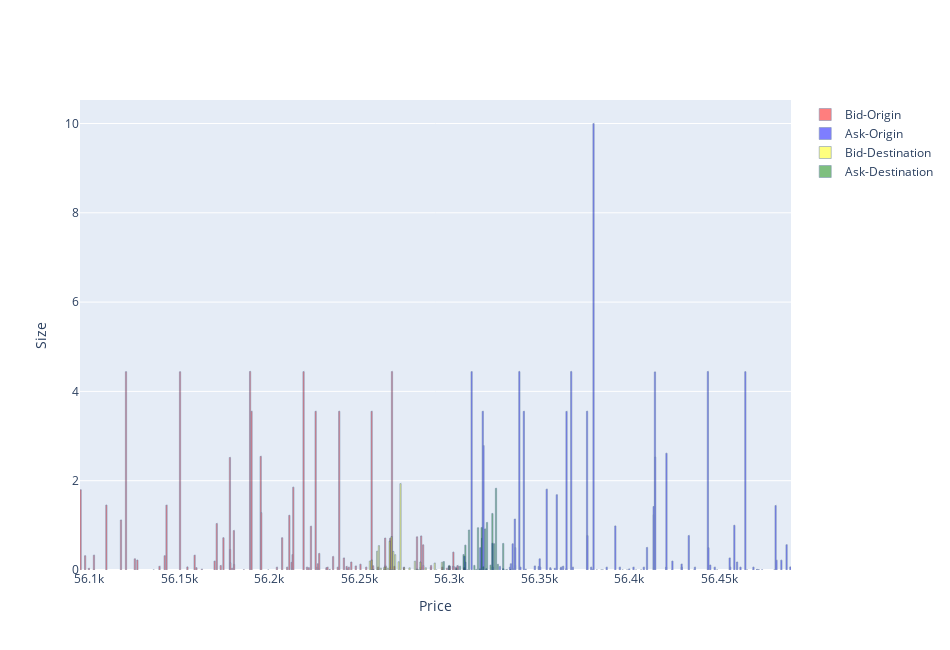
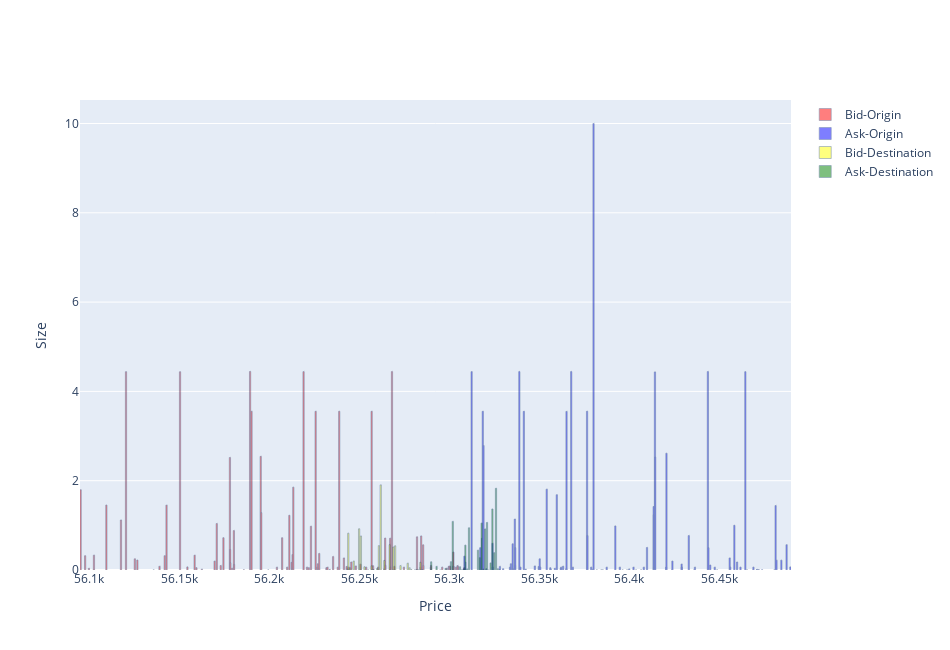

Source (notebook cell) for these figures, in order:
### Code cell
current_kraken = ''
current_bitfinex = ''
test = [1,2,3,5,6,4,5]
k = 0
b = 0
for i in range(len(test)):
    if df_datetime['exchange'][i] == 'kraken' and k==0:
        k=1
        current_kraken = df_datetime['dict_key'][i]

    if df_datetime['exchange'][i] == 'bitfinex' and b==0:
        b=1
        current_bitfinex = df_datetime['dict_key'][i]


    if k==1 and b==1:
        print('Al momento')
        print(current_bitfinex, 'bitfinex')
        print(current_kraken, 'kraken')
        
        k=0
        b=0
        kraken = dict_to_df('kraken',current_kraken , orderbooks_data)
        bitfinex = dict_to_df('bitfinex',current_bitfinex , orderbooks_data)
        print(bitfinex.head(2),'BITFINEX')
        print(kraken.head(2), 'KRAKEN')
        
        plot_orderbook_2excahnges(kraken, bitfinex)

    else:
        pass

### Figure 1 — Plotly figure (JSON) as saved in the notebook; plotly's stock layout.template omitted (floating-point values rounded to 4 significant figures)
{"data": [{"marker": {"color": "red", "line": {"color": "rgb(8,48,107)", "width": 0.6}}, "name": "Bid-Origin", "opacity": 0.5, "text": ["kraken", "kraken", "kraken", "kraken", "kraken", "kraken", "kraken", "kraken", "kraken", "kraken", "kraken", "kraken", "kraken", "kraken", "kraken", "kraken", "kraken", "kraken", "kraken", "kraken", "kraken", "kraken", "kraken", "kraken", "kraken", "kraken", "kraken", "kraken", "kraken", "kraken", "kraken", "kraken", "kraken", "kraken", "kraken", "kraken", "kraken", "kraken", "kraken", "kraken", "kraken", "kraken", "kraken", "kraken", "kraken", "kraken", "kraken", "kraken", "kraken", "kraken", "kraken", "kraken", "kraken", "kraken", "kraken", "kraken", "kraken", "kraken", "kraken", "kraken", "kraken", "kraken", "kraken", "kraken", "kraken", "kraken", "kraken", "kraken", "kraken", "kraken", "kraken", "kraken", "kraken", "kraken", "kraken", "kraken", "kraken", "kraken", "kraken", "kraken", "kraken", "kraken", "kraken", "kraken", "kraken", "kraken", "kraken", "kraken", "kraken", "kraken", "kraken", "kraken", "kraken", "kraken", "kraken", "kraken", "kraken", "kraken", "kraken", "kraken"], "type": "bar", "width": 0.7, "x": [56100.0, 56100.0, 56100, 56100.0, 56100.0, 56110.0, 56120.0, 56120.0, 56130.0, 56130.0, 56140.0, 56140.0, 56140.0, 56140.0, 56150.0, 56150.0, 56160.0, 56160.0, 56160.0, 56170.0, 56171, 56170.0, 56170.0, 56180.0, 56180.0, 56180.0, 56180.0, 56180.0, 56180.0, 56186, 56190.0, 56190.0, 56200.0, 56200.0, 56200.0, 56200.0, 56210.0, 56210.0, 56210.0, 56210.0, 56210.0, 56210.0, 56210.0, 56220.0, 56220.0, 56220.0, 56220.0, 56230.0, 56230.0, 56230.0, 56230.0, 56230.0, 56230.0, 56230.0, 56230.0, 56230.0, 56240.0, 56240.0, 56239, 56240.0, 56240.0, 56240.0, 56240.0, 56240.0, 56250.0, 56250.0, 56250.0, 56254, 56257, 56260.0, 56260.0, 56260.0, 56260.0, 56260.0, 56270.0, 56270.0, 56270.0, 56270.0, 56270.0, 56280.0, 56280.0, 56280.0, 56290.0, 56290.0, 56290.0, 56290, 56300.0, 56300.0, 56300.0, 56300.0, 56300.0, 56300.0, 56300.0, 56300.0, 56300.0, 56300.0, 56300.0, 56300.0, 56300.0, 56310.0], "y": [1.796, 0.32, 0.037, 0.01, 0.333, 1.454, 1.12, 4.442, 0.25, 0.222, 0.001, 0.084, 0.32, 1.453, 4.44, 0.069, 0.332, 0.052, 0.019, 0.2, 1.04, 0.1, 0.723, 2.519, 0.459, 0.162, 0.038, 0.882, 0.124, 0.003, 4.445, 3.555, 2.545, 1.284, 0.001, 0.064, 0.722, 0.064, 1.224, 0.173, 0.347, 0.041, 1.855, 4.443, 0.064, 0.052, 0.98, 3.554, 0.064, 0.14, 0.027, 0.37, 0.051, 0.001, 0.064, 0.012, 0.3, 0.064, 3.554, 0.27, 0.08, 0.027, 0.001, 0.064, 0.179, 0.091, 0.129, 0.064, 3.554, 0.094, 0.064, 0.028, 0.714, 0.105, 0.711, 0.064, 4.443, 0.081, 0.064, 0.742, 0.064, 0.763, 0.563, 0.1, 0.064, 0.1, 0.064, 0.041, 0.085, 0.076, 0.06, 0.082, 0.09, 0.4, 0.073, 0.064, 0.099, 0.02, 0.081, 0.05]}, {"marker": {"color": "blue", "line": {"color": "rgb(8,48,107)", "width": 0.6}}, "name": "Ask-Origin", "opacity": 0.5, "text": ["kraken", "kraken", "kraken", "kraken", "kraken", "kraken", "kraken", "kraken", "kraken", "kraken", "kraken", "kraken", "kraken", "kraken", "kraken", "kraken", "kraken", "kraken", "kraken", "kraken", "kraken", "kraken", "kraken", "kraken", "kraken", "kraken", "kraken", "kraken", "kraken", "kraken", "kraken", "kraken", "kraken", "kraken", "kraken", "kraken", "kraken", "kraken", "kraken", "kraken", "kraken", "kraken", "kraken", "kraken", "kraken", "kraken", "kraken", "kraken", "kraken", "kraken", "kraken", "kraken", "kraken", "kraken", "kraken", "kraken", "kraken", "kraken", "kraken", "kraken", "kraken", "kraken", "kraken", "kraken", "kraken", "kraken", "kraken", "kraken", "kraken", "kraken", "kraken", "kraken", "kraken", "kraken", "kraken", "kraken", "kraken", "kraken", "kraken", "kraken", "kraken", "kraken", "kraken", "kraken", "kraken", "kraken", "kraken", "kraken", "kraken", "kraken", "kraken", "kraken", "kraken", "kraken", "kraken", "kraken", "kraken", "kraken", "kraken", "kraken"], "type": "bar", "width": 0.7, "x": [56310.0, 56309, 56310.0, 56320.0, 56320.0, 56320.0, 56320.0, 56320.0, 56320.0, 56320.0, 56320.0, 56320.0, 56320.0, 56320.0, 56330.0, 56330, 56330.0, 56330.0, 56340.0, 56340.0, 56340.0, 56340.0, 56340.0, 56339, 56340.0, 56340.0, 56340.0, 56350.0, 56350.0, 56350.0, 56350.0, 56350.0, 56360.0, 56360.0, 56360.0, 56360.0, 56362, 56360.0, 56360.0, 56370.0, 56370.0, 56370.0, 56370.0, 56380.0, 56380.0, 56380.0, 56380.0, 56380.0, 56382, 56380.0, 56390.0, 56390.0, 56390.0, 56390.0, 56400.0, 56400.0, 56400, 56400.0, 56400.0, 56410.0, 56410.0, 56410.0, 56410.0, 56410.0, 56410.0, 56410.0, 56410.0, 56420.0, 56420.0, 56420.0, 56424, 56430.0, 56430.0, 56430.0, 56440.0, 56440.0, 56440.0, 56444, 56445, 56450.0, 56450.0, 56460.0, 56460.0, 56460.0, 56460.0, 56460.0, 56460.0, 56470.0, 56470.0, 56469, 56470.0, 56471, 56470.0, 56470.0, 56480.0, 56480.0, 56480.0, 56480.0, 56490.0, 56490.0], "y": [0.309, 0.177, 4.442, 0.5, 0.2, 0.711, 0.064, 0.27, 0.444, 3.554, 2.785, 0.027, 0.598, 0.064, 0.081, 0.028, 0.064, 0.14, 0.586, 0.027, 1.14, 0.103, 0.5, 4.443, 0.064, 3.553, 0.019, 0.091, 0.08, 0.25, 0.064, 1.811, 0.051, 0.019, 0.038, 1.686, 0.036, 0.064, 0.084, 0.03, 3.552, 4.443, 0.064, 3.554, 0.771, 0.064, 0.017, 10, 0.001, 0.002, 0.002, 0.064, 0.987, 0.064, 0.001, 0.001, 0.025, 0.064, 0.001, 0.002, 0.064, 0.503, 1.422, 1.239, 0.064, 4.437, 2.53, 0.064, 2.614, 0.001, 0.2, 0.133, 0.064, 0.77, 0.001, 0.064, 4.444, 0.5, 0.11, 0.064, 0.002, 0.27, 0.064, 1, 0.179, 0.064, 4.442, 0.002, 0.001, 0.064, 0.003, 0.01, 0.007, 0.003, 0.001, 1.443, 0.219, 0.22, 0.566, 0.069]}, {"marker": {"color": "yellow", "line": {"color": "rgb(8,48,107)", "width": 0.6}}, "name": "Bid-Destination", "opacity": 0.5, "text": ["bitfinex", "bitfinex", "bitfinex", "bitfinex", "bitfinex", "bitfinex", "bitfinex", "bitfinex", "bitfinex", "bitfinex", "bitfinex", "bitfinex", "bitfinex", "bitfinex", "bitfinex", "bitfinex", "bitfinex", "bitfinex", "bitfinex", "bitfinex", "bitfinex", "bitfinex", "bitfinex", "bitfinex", "bitfinex"], "type": "bar", "width": 0.7, "x": [56256, 56257, 56258, 56260, 56261, 56262, 56264, 56265, 56266, 56267, 56268, 56269, 56270, 56272, 56273, 56275, 56278, 56281, 56282, 56283, 56284, 56287, 56292, 56293, 56296], "y": [0.2001, 0.222, 0.0096, 0.42, 0.5457, 0.04149, 0.06368, 0.07082, 0.0356, 0.6464, 0.7476, 0.4142, 0.3431, 0.1851, 1.935, 0.05, 0.04879, 0.1969, 0.01919, 0.004501, 0.1787, 0.05, 0.1562, 7.303e-05, 0.1734]}, {"marker": {"color": "green", "line": {"color": "rgb(8,48,107)", "width": 0.6}}, "name": "Ask-Destination", "opacity": 0.5, "text": ["bitfinex", "bitfinex", "bitfinex", "bitfinex", "bitfinex", "bitfinex", "bitfinex", "bitfinex", "bitfinex", "bitfinex", "bitfinex", "bitfinex", "bitfinex", "bitfinex", "bitfinex", "bitfinex", "bitfinex", "bitfinex", "bitfinex", "bitfinex", "bitfinex", "bitfinex", "bitfinex", "bitfinex", "bitfinex"], "type": "bar", "width": 0.7, "x": [56297, 56300, 56304, 56306, 56308, 56309, 56310, 56311, 56314, 56315, 56316, 56317, 56318, 56319, 56320, 56321, 56323, 56324, 56325, 56326, 56327, 56330, 56331, 56332, 56334], "y": [0.1876, 0.09933, 0.0356, 0.0843, 0.3474, 0.5566, 0.002555, 0.8952, 0.1019, 0.009917, 0.9462, 0.02479, 0.9507, 0.06958, 0.92, 1.064, 0.1098, 1.265, 0.5878, 1.829, 0.1267, 0.5939, 6e-05, 0.00986, 0.002658]}], "layout": {"height": 650, "width": 950, "xaxis": {"title": {"text": "Price"}}, "yaxis": {"title": {"text": "Size"}}}}

### Figure 2 — Plotly figure (JSON) as saved in the notebook; plotly's stock layout.template omitted (floating-point values rounded to 4 significant figures)
{"data": [{"marker": {"color": "red", "line": {"color": "rgb(8,48,107)", "width": 0.6}}, "name": "Bid-Origin", "opacity": 0.5, "text": ["kraken", "kraken", "kraken", "kraken", "kraken", "kraken", "kraken", "kraken", "kraken", "kraken", "kraken", "kraken", "kraken", "kraken", "kraken", "kraken", "kraken", "kraken", "kraken", "kraken", "kraken", "kraken", "kraken", "kraken", "kraken", "kraken", "kraken", "kraken", "kraken", "kraken", "kraken", "kraken", "kraken", "kraken", "kraken", "kraken", "kraken", "kraken", "kraken", "kraken", "kraken", "kraken", "kraken", "kraken", "kraken", "kraken", "kraken", "kraken", "kraken", "kraken", "kraken", "kraken", "kraken", "kraken", "kraken", "kraken", "kraken", "kraken", "kraken", "kraken", "kraken", "kraken", "kraken", "kraken", "kraken", "kraken", "kraken", "kraken", "kraken", "kraken", "kraken", "kraken", "kraken", "kraken", "kraken", "kraken", "kraken", "kraken", "kraken", "kraken", "kraken", "kraken", "kraken", "kraken", "kraken", "kraken", "kraken", "kraken", "kraken", "kraken", "kraken", "kraken", "kraken", "kraken", "kraken", "kraken", "kraken", "kraken", "kraken", "kraken"], "type": "bar", "width": 0.7, "x": [56100.0, 56100.0, 56100, 56100.0, 56100.0, 56110.0, 56120.0, 56120.0, 56130.0, 56130.0, 56140.0, 56140.0, 56140.0, 56140.0, 56150.0, 56150.0, 56160.0, 56160.0, 56160.0, 56170.0, 56171, 56170.0, 56170.0, 56180.0, 56180.0, 56180.0, 56180.0, 56180.0, 56180.0, 56186, 56190.0, 56190.0, 56200.0, 56200.0, 56200.0, 56200.0, 56210.0, 56210.0, 56210.0, 56210.0, 56210.0, 56210.0, 56210.0, 56220.0, 56220.0, 56220.0, 56220.0, 56230.0, 56230.0, 56230.0, 56230.0, 56230.0, 56230.0, 56230.0, 56230.0, 56230.0, 56240.0, 56240.0, 56239, 56240.0, 56240.0, 56240.0, 56240.0, 56240.0, 56250.0, 56250.0, 56250.0, 56254, 56257, 56260.0, 56260.0, 56260.0, 56260.0, 56260.0, 56270.0, 56270.0, 56270.0, 56270.0, 56270.0, 56280.0, 56280.0, 56280.0, 56290.0, 56290.0, 56290.0, 56290, 56300.0, 56300.0, 56300.0, 56300.0, 56300.0, 56300.0, 56300.0, 56300.0, 56300.0, 56300.0, 56300.0, 56300.0, 56300.0, 56310.0], "y": [1.796, 0.32, 0.037, 0.01, 0.333, 1.454, 1.12, 4.442, 0.25, 0.222, 0.001, 0.084, 0.32, 1.453, 4.44, 0.069, 0.332, 0.052, 0.019, 0.2, 1.04, 0.1, 0.723, 2.519, 0.459, 0.162, 0.038, 0.882, 0.124, 0.003, 4.445, 3.555, 2.545, 1.284, 0.001, 0.064, 0.722, 0.064, 1.224, 0.173, 0.347, 0.041, 1.855, 4.443, 0.064, 0.052, 0.98, 3.554, 0.064, 0.14, 0.027, 0.37, 0.051, 0.001, 0.064, 0.012, 0.3, 0.064, 3.554, 0.27, 0.08, 0.027, 0.001, 0.064, 0.179, 0.091, 0.129, 0.064, 3.554, 0.094, 0.064, 0.028, 0.714, 0.105, 0.711, 0.064, 4.443, 0.081, 0.064, 0.742, 0.064, 0.763, 0.563, 0.1, 0.064, 0.1, 0.064, 0.041, 0.085, 0.076, 0.06, 0.082, 0.09, 0.4, 0.073, 0.064, 0.099, 0.02, 0.081, 0.05]}, {"marker": {"color": "blue", "line": {"color": "rgb(8,48,107)", "width": 0.6}}, "name": "Ask-Origin", "opacity": 0.5, "text": ["kraken", "kraken", "kraken", "kraken", "kraken", "kraken", "kraken", "kraken", "kraken", "kraken", "kraken", "kraken", "kraken", "kraken", "kraken", "kraken", "kraken", "kraken", "kraken", "kraken", "kraken", "kraken", "kraken", "kraken", "kraken", "kraken", "kraken", "kraken", "kraken", "kraken", "kraken", "kraken", "kraken", "kraken", "kraken", "kraken", "kraken", "kraken", "kraken", "kraken", "kraken", "kraken", "kraken", "kraken", "kraken", "kraken", "kraken", "kraken", "kraken", "kraken", "kraken", "kraken", "kraken", "kraken", "kraken", "kraken", "kraken", "kraken", "kraken", "kraken", "kraken", "kraken", "kraken", "kraken", "kraken", "kraken", "kraken", "kraken", "kraken", "kraken", "kraken", "kraken", "kraken", "kraken", "kraken", "kraken", "kraken", "kraken", "kraken", "kraken", "kraken", "kraken", "kraken", "kraken", "kraken", "kraken", "kraken", "kraken", "kraken", "kraken", "kraken", "kraken", "kraken", "kraken", "kraken", "kraken", "kraken", "kraken", "kraken", "kraken"], "type": "bar", "width": 0.7, "x": [56310.0, 56309, 56310.0, 56320.0, 56320.0, 56320.0, 56320.0, 56320.0, 56320.0, 56320.0, 56320.0, 56320.0, 56320.0, 56320.0, 56330.0, 56330, 56330.0, 56330.0, 56340.0, 56340.0, 56340.0, 56340.0, 56340.0, 56339, 56340.0, 56340.0, 56340.0, 56350.0, 56350.0, 56350.0, 56350.0, 56350.0, 56360.0, 56360.0, 56360.0, 56360.0, 56362, 56360.0, 56360.0, 56370.0, 56370.0, 56370.0, 56370.0, 56380.0, 56380.0, 56380.0, 56380.0, 56380.0, 56382, 56380.0, 56390.0, 56390.0, 56390.0, 56390.0, 56400.0, 56400.0, 56400, 56400.0, 56400.0, 56410.0, 56410.0, 56410.0, 56410.0, 56410.0, 56410.0, 56410.0, 56410.0, 56420.0, 56420.0, 56420.0, 56424, 56430.0, 56430.0, 56430.0, 56440.0, 56440.0, 56440.0, 56444, 56445, 56450.0, 56450.0, 56460.0, 56460.0, 56460.0, 56460.0, 56460.0, 56460.0, 56470.0, 56470.0, 56469, 56470.0, 56471, 56470.0, 56470.0, 56480.0, 56480.0, 56480.0, 56480.0, 56490.0, 56490.0], "y": [0.309, 0.177, 4.442, 0.5, 0.2, 0.711, 0.064, 0.27, 0.444, 3.554, 2.785, 0.027, 0.598, 0.064, 0.081, 0.028, 0.064, 0.14, 0.586, 0.027, 1.14, 0.103, 0.5, 4.443, 0.064, 3.553, 0.019, 0.091, 0.08, 0.25, 0.064, 1.811, 0.051, 0.019, 0.038, 1.686, 0.036, 0.064, 0.084, 0.03, 3.552, 4.443, 0.064, 3.554, 0.771, 0.064, 0.017, 10, 0.001, 0.002, 0.002, 0.064, 0.987, 0.064, 0.001, 0.001, 0.025, 0.064, 0.001, 0.002, 0.064, 0.503, 1.422, 1.239, 0.064, 4.437, 2.53, 0.064, 2.614, 0.001, 0.2, 0.133, 0.064, 0.77, 0.001, 0.064, 4.444, 0.5, 0.11, 0.064, 0.002, 0.27, 0.064, 1, 0.179, 0.064, 4.442, 0.002, 0.001, 0.064, 0.003, 0.01, 0.007, 0.003, 0.001, 1.443, 0.219, 0.22, 0.566, 0.069]}, {"marker": {"color": "yellow", "line": {"color": "rgb(8,48,107)", "width": 0.6}}, "name": "Bid-Destination", "opacity": 0.5, "text": ["bitfinex", "bitfinex", "bitfinex", "bitfinex", "bitfinex", "bitfinex", "bitfinex", "bitfinex", "bitfinex", "bitfinex", "bitfinex", "bitfinex", "bitfinex", "bitfinex", "bitfinex", "bitfinex", "bitfinex", "bitfinex", "bitfinex", "bitfinex", "bitfinex", "bitfinex", "bitfinex", "bitfinex", "bitfinex"], "type": "bar", "width": 0.7, "x": [56244, 56245, 56247, 56250, 56251, 56253, 56255, 56257, 56258, 56260, 56261, 56262, 56264, 56267, 56269, 56270, 56273, 56277, 56278, 56279, 56281, 56282, 56283, 56284, 56285], "y": [0.8238, 0.04603, 0.2004, 0.9224, 0.7611, 0.07243, 0.0003296, 0.09398, 0.0096, 0.0356, 0.5457, 1.906, 0.213, 0.5686, 0.5142, 0.5413, 0.0991, 0.1524, 0.04953, 0.0096, 0.002525, 0.00991, 0.001981, 0.1715, 0.0002191]}, {"marker": {"color": "green", "line": {"color": "rgb(8,48,107)", "width": 0.6}}, "name": "Ask-Destination", "opacity": 0.5, "text": ["bitfinex", "bitfinex", "bitfinex", "bitfinex", "bitfinex", "bitfinex", "bitfinex", "bitfinex", "bitfinex", "bitfinex", "bitfinex", "bitfinex", "bitfinex", "bitfinex", "bitfinex", "bitfinex", "bitfinex", "bitfinex", "bitfinex", "bitfinex", "bitfinex", "bitfinex", "bitfinex", "bitfinex", "bitfinex"], "type": "bar", "width": 0.7, "x": [56290, 56293, 56295, 56298, 56301, 56302, 56306, 56307, 56308, 56309, 56310, 56311, 56316, 56317, 56318, 56319, 56320, 56321, 56322, 56323, 56324, 56325, 56326, 56327, 56328], "y": [0.1832, 0.08165, 6.001e-05, 0.0356, 0.187, 1.089, 0.07219, 0.002476, 0.02402, 0.5566, 0.02481, 0.9448, 0.4451, 0.276, 1.051, 0.02, 0.9201, 1.064, 6e-05, 0.1587, 1.367, 0.3878, 1.829, 0.02723, 6e-05]}], "layout": {"height": 650, "width": 950, "xaxis": {"title": {"text": "Price"}}, "yaxis": {"title": {"text": "Size"}}}}
